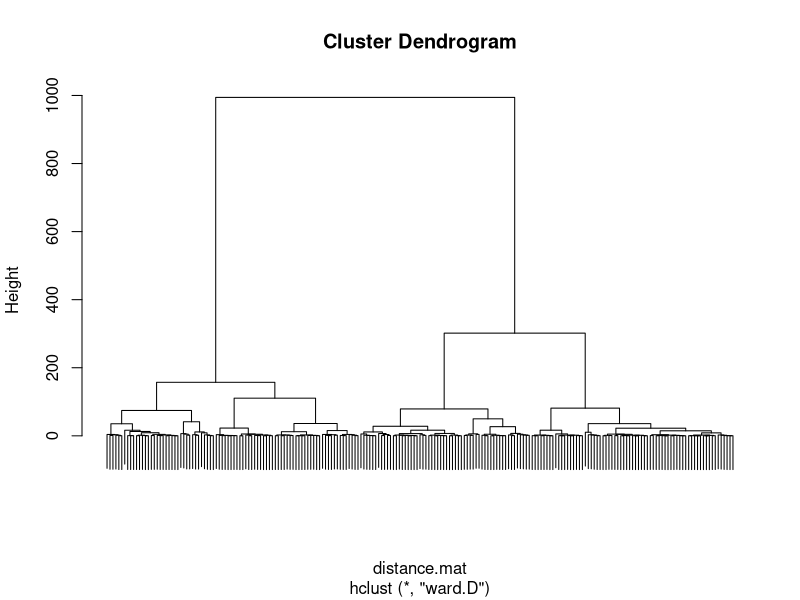
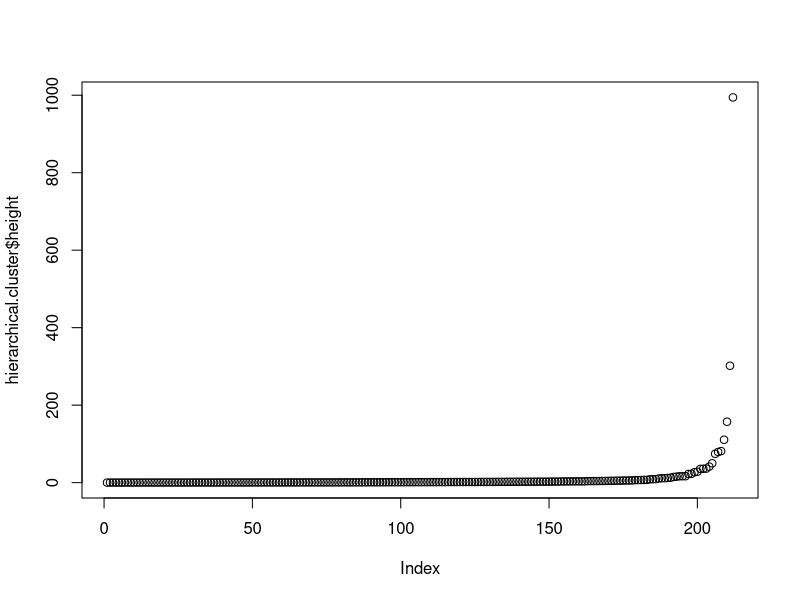
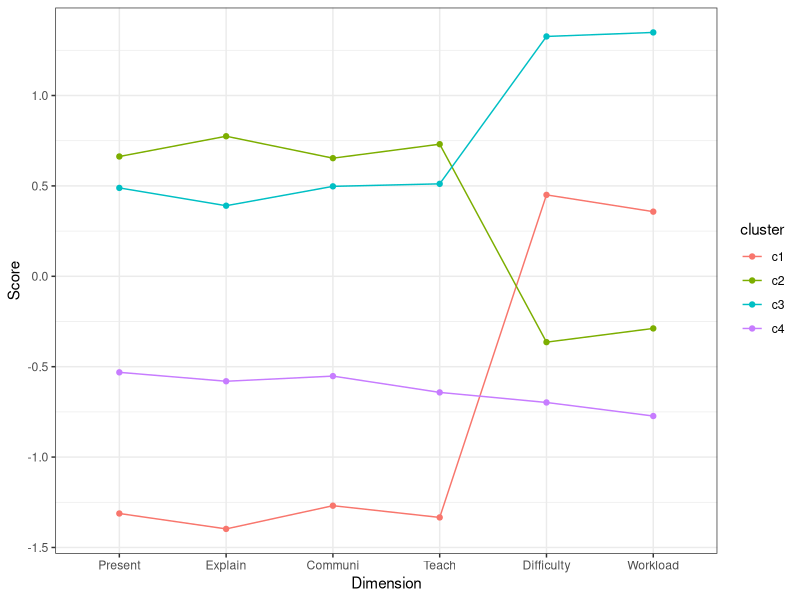
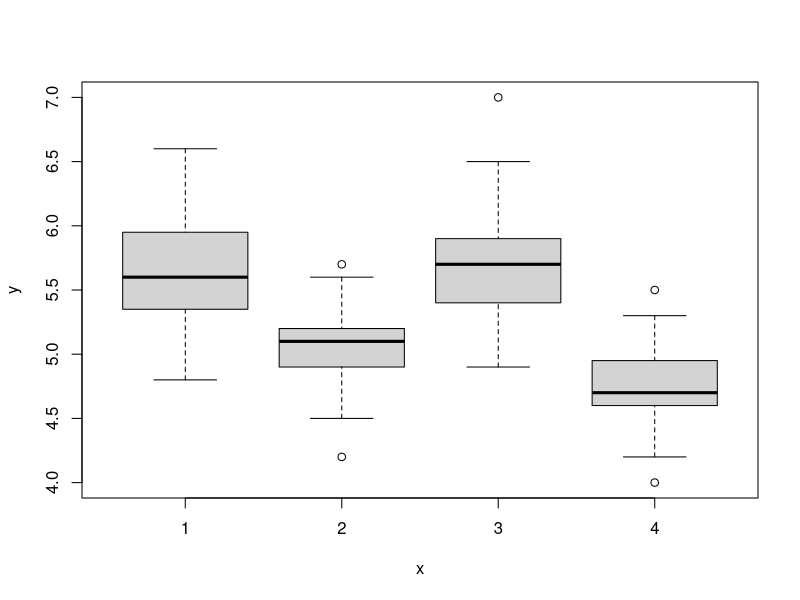
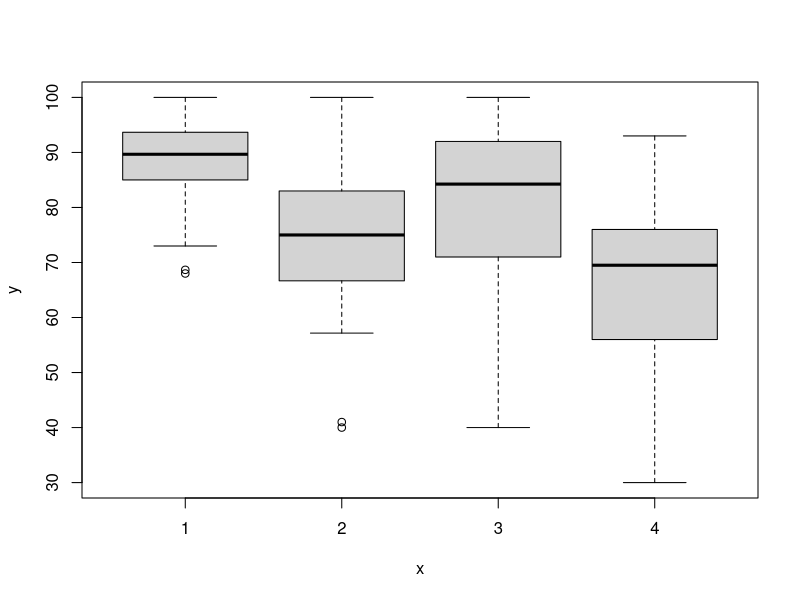
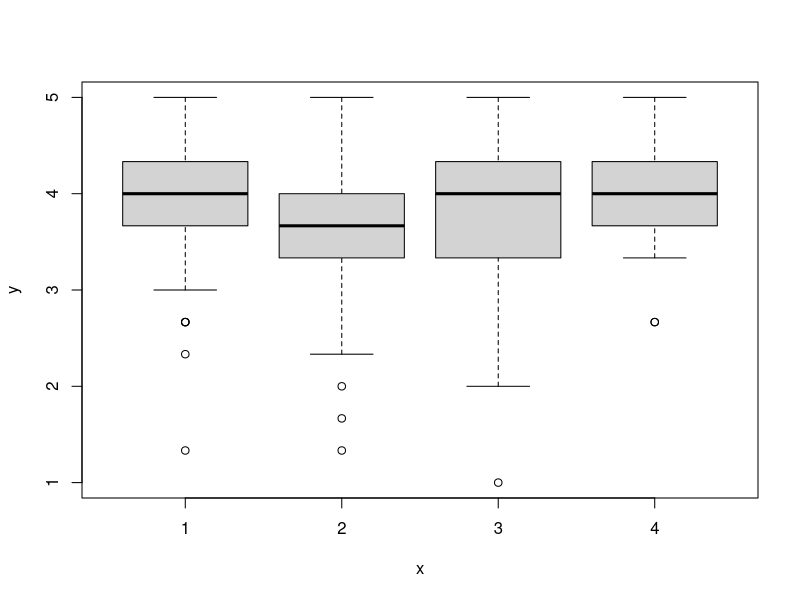
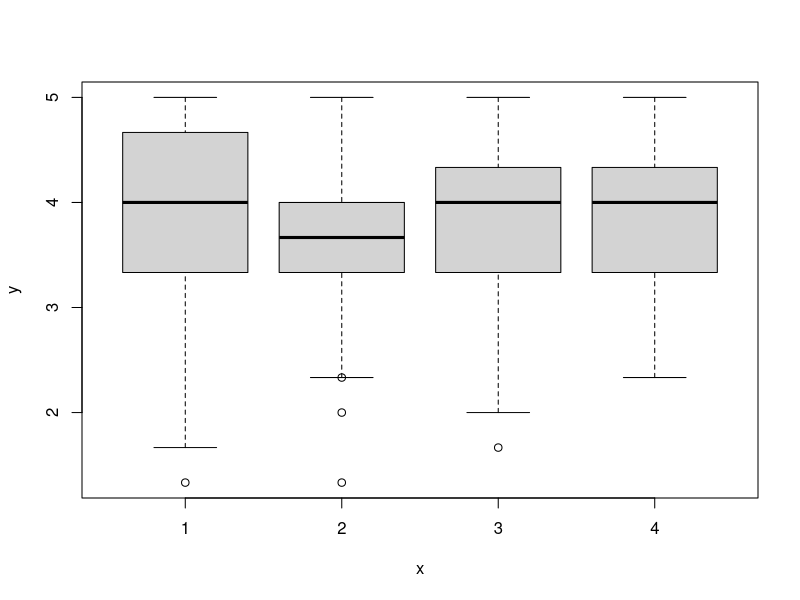
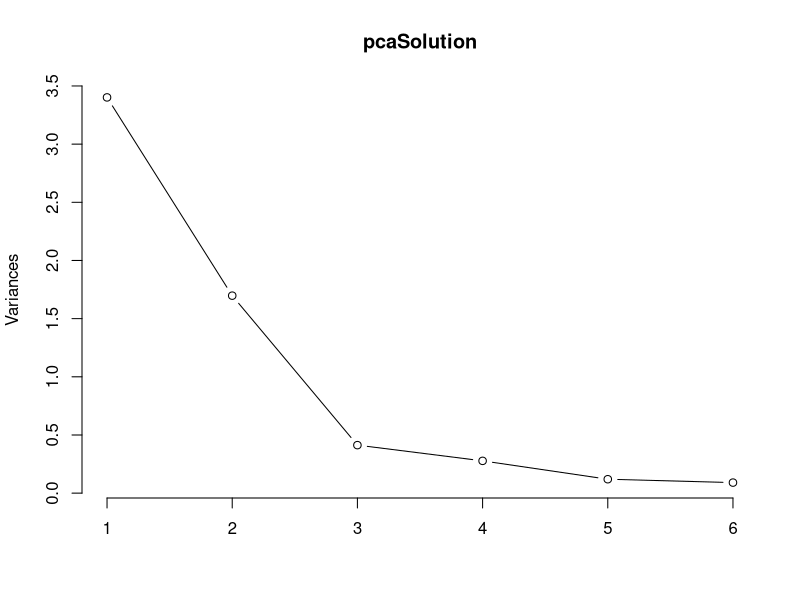

The R script that drew these images, in order:
## Analysis Script: Professors Data -- Classification Dimensions
## Developed by Konstantin Tskhay
## Date: Tue Sep 22 22:18:15 2015

## R version 3.2.2 (2015-08-14) -- "Fire Safety"
## x86_64-apple-darwin13.4.0 (64-bit)

## Set WD
setwd("Insert_Path Here")

## Read in the data
data <- read.csv('./data/new_prof_data.csv')

## load packages
library(psych)
library(ggplot2)

## Examined data
names(data) ## Inf has a period at the end -- Any Guesses Why?


names(data) ## Check
str(data) ## The data represent aggregates from multiple students in multiple classes
summary(data)

## Okay, let's start with Cluster Analysis and see if we can cluster Profs
## based on their evaluations

## 1. Standardize your variables using scale() function
scaled.data <- scale(data[, 3:8])

## create a distance matrix:
distance.mat <- dist(scaled.data, method='euclidean' )**2

## Perform hierarchical cluster analysis
hierarchical.cluster <- hclust(distance.mat, method="ward.D")

## Create merge schedule
cbind(hierarchical.cluster$merge, hierarchical.cluster$height)

## plots a dendrogram
plot(hierarchical.cluster, labels = FALSE)

## plots reverse scree
plot(hierarchical.cluster$height)

## cuts the data into clusters at k-defined cluster
data$clusters <- cutree(hierarchical.cluster, k=4)

## K-Means Cluster Analysis 
kmeans.cluster <- kmeans(scaled.data, 4, algorithm='MacQueen')
kmeans.cluster

## how many Professors in each cluster?
table(kmeans.cluster$cluster) 

## What are the cluster centers?
cluster.means <- as.data.frame(t(kmeans.cluster$centers))
cluster.means

## Create a new mini-dataset with cluster means for graphing
cluster.means$dim <- row.names(cluster.means)
names(cluster.means) <- c("c1", "c2", "c3", "c4", "dim")
cluster.means

## Reshape the dataset into a long format
cluster.means.l <- reshape(cluster.means, 
                           varying = names(cluster.means[,1:4]),
                           v.names = "centroid",
                           times = names(cluster.means[, 1:4]),
                           direction = "long")

## reorder the factor; otherwise will graph alphabetically
cluster.means.l$dim <- with(cluster.means.l, 
                            factor(dim, levels = c("Present", 
                                                   "Explain",
                                                   "Communi", 
                                                   "Teach",
                                                   "Difficulty", 
                                                   "Workload")))

## rename time variable to cluster variable
names(cluster.means.l)[2] <- 'cluster'

## PLot cluster means to see how your variables describe each cluster
ggplot(data=cluster.means.l, aes(x=dim, y=centroid, group=cluster, colour=cluster)) +
        geom_line() +
        geom_point() +
        ylab('Score') +
        xlab('Dimension') +
        theme_bw()

## What you see is that there are 4 clusters marked by different colors
## On the y-axis, you see the score that each cluster receives in each
## evaluation dimension (x-axis)

## Red: people who present worse than average, but have an average difficulty class
## Green: Good presenters with average difficulty classes
## Blue: Average Presenters who make their classes easy
## Purple: Average Presenters who make their classes difficult
## You can come up with your own labels now! 

## Let's see how these clusters perfrom on other measures! 
names(data) ## remind yourself about the names

with(data, plot(x = as.factor(clusters), y = learn.Exp)) ## Seems like people like moderate classes
with(data, plot(x = as.factor(clusters), y = Retake)) ## probably no effects

## Cluster membership does not relate to professors' personalities
with(data, plot(x = as.factor(clusters), y = Inf.)) 
with(data, plot(x = as.factor(clusters), y = Kind))

############
############
############
## PCA #####

## So, now that we have grouped professors in the group, 
## we can see whether we can reduce the number of variables 
## To do so, we need to see interrelationships between the variables
## you probably can already see that 2 types of variables emerged:
## Type 1: The variables that specify how good the professors are at communication
## Type 2: The variables that track the course difficulty
## Let us examine whether this in fact may be the case

## PCA = Principal Components Analysis

## Let's exract the variables we are interested in grouping:
comp.data <- data[, 3:8]


## Let's start with the basic correlation matrix
round(cor(comp.data), digits = 3)



## You can see immediately that all communication variables are highly correlated
## The difficulty variable correlates quite highly with the Workload variable
## However, the correlations between communications and difficulty variables
## seem to be orthogonal

## This suggests that there are probably 2 factors in our data
## This example is simple because here we see the separation of the 
## variables in the correlation matrix
## however, the data in the real world are more complex 
## with 20 and even 100 variables or more
## now imagine trying to see how these variables form components 
## or factors using correlation matrix

## The solution to this problem may be to reduce the 
## number of dimensions that are underlying these items

## Okay, let's perform some PCA -- here the variables are standardized 
## prior to analysis
pcaSolution <- prcomp(comp.data, center = TRUE, scale. = TRUE) 

## let's take a look at results
print(pcaSolution)
pcaSolution$sdev^2

## Produced the object with standard deviatons of all variables
## and Rotation -- or the loadings on the principal components

## Let's graph variances of the components versus components
plot(pcaSolution, type = "l")

## This figure will help us to decide how many components we should have
## The first two PC explain most of the variability in the data

## So, how importnat is each component? 
summary(pcaSolution)


## from this, we can see that the first two components explain 
## 85% of variance in the data! 

## Let's plot the loadings on the unit circle! 

theta <- seq(0,2*pi,length.out = 100)
circle <- data.frame(x = cos(theta), y = sin(theta))
p <- ggplot(circle, aes(x,y)) + geom_path()

loadings <- data.frame(pcaSolution$rotation, 
                       .names = row.names(pcaSolution$rotation))
p + geom_text(data=loadings, 
              mapping=aes(x = PC1, y = PC2, label = .names, colour = .names)) +
        coord_fixed(ratio=1) +
        labs(x = "PC1", y = "PC2")

## As you can see, the variables loaded pretty orthogonally 
## onto two components, as we have specified! 

## Now what do people do with this information? Well, in psychology research and 
## I am assuming in many other applications, people would:
## 1. Name each component [Communication Skills, Course Difficulty] -- CS, CD
## 2. Aggregate (mean) the variable that make up each component 
data$CS <- rowMeans(data[, 3:6])
data$CD <- rowMeans(data[, 7:8])

## 3. enter them into a model [e.g., linear model]
fit1 <- lm(learn.Exp ~ CS + CD, data = data); summary(fit1)
fit2 <- lm(Retake ~ CS + CD, data = data); summary(fit2)

## As you can see both CS and CD predict better learning experience, 
## explaining a large proportion of variance

## However, the likelihood of retake increases when the 
## Communication Skills are high but decreases when the 
## Difficulty is high 


#########################################
#########################################
#########################################

## (Exploratory) Factor analysis
## Unlike PCA, EFA assumes that there is an underlying factor that causes the items
## For example, suppose your respondents answer the questions about how
## "outgoing" they are, and how "sociable" they are. We assume further that 
## an underlying personality of extraversion causes people to respond in a 
## certain way! That is, people who are extraverted are expected to say that they 
## are more "outgoing" and "sociable" than people who are introverted. PCA does not 
## necessarily makes such an assumption -- assumes that all of the variables are 
## measured perfectly, and that the data represent total variance that is out there.

## This makes sense, however, the problem is as follows:
## How do we identify this latent factor thing that causes people to 
## behave in one way versus another? This is where Exploratory 
## Factor Analysis comes in! 

## As you can imagine, this method is more common in survey research

## Let us use the professors' data once again to see if the 
## students evaluations can be caused by some unobserved 
## factor or a group of factors

## before we begin, let's recreate the data from comp.data to factor.data
factor.data <- comp.data

## First, let's see how many factors we need -- you guessed it 2
eigen.values <- eigen(cor(factor.data))

## Produces Scree plot
plot(eigen.values$values, type="both")

## as you can see, the eigen values come from the same matrix, 
## hence we see that the 
## first 2 factors explain most of the variance

## Further, you also need to select the factors based on the eigen 
## values themselves
## they should be greater than 1

## additionally, if you are quite adventurous, you would want to 
## examine how much variance
## the factors explain -- 
## your goal to explain as much variance as possible
## > 50%

## Okay, you have decided that you would like to have 2 latent constructs estimated
## This is great. But now, you need to decide whether these factpors would be
## correlated with each other (you can also do this with PCA)
## if correlated, use olique rotation that specifies the correlation [promax, oblimin]
## else, use orthogonal rotation [varimax]

## In the current case, the factors should not be correlated--one specifies
## interpersonal skills and another specifies course information
## as such, you should select orthogonal rotation here
## Also, note the factoring method -- fm = pa, 
## This says to place factor communalities in the diagonal, which would estimate 
## the residual variation, stating that the factors do not explain all of the 
## variance

## Step 1. Construct correlation Matrix from the Data
corMat <- cor(factor.data)
corMat

## Step 2. Conduct Factor analysis
efaSolution <- fa(r = corMat, nfactors = 2, rotate = "varimax", fm = 'pa')
efaSolution

pchisq(4.94, 15, ncp = 0, lower.tail = TRUE, log.p = FALSE)
## Here, you see that there are 2 factors, accountinf for 77% of 
## the variance
## and now we can plot the solution:
fa.diagram(efaSolution)

## What we also see is that 2 factors do not sufficient to explain 
## the data, 
## and it appears that 3 factor solution may be a better fit
## However, looking at the root mean square of the Residuals, 
## we see that the fit
## is not too bad -- this is where different models should be 
## compared agains each other
## to see which solution is better
efaSolution2 <- fa(r = corMat, nfactors = 3, rotate = "varimax", fm = 'pa')
efaSolution2

## Here, what you see is that items explain and present cross-load on 2 factors
## in survey research you do not want to see this--hence, arguably, the 2-factor
## solution is more desirable -- In scale construction, people can either delete
## the third factor or remove the items that have high cross-loadings.

## afterwards, you want to confirm your solution via CFA, which involves fitting the obtained
## data structure to a new dataset all toegther. for example, you can achieve this with a 
## package lavaan. But, this can be a lecture on it's own! 

